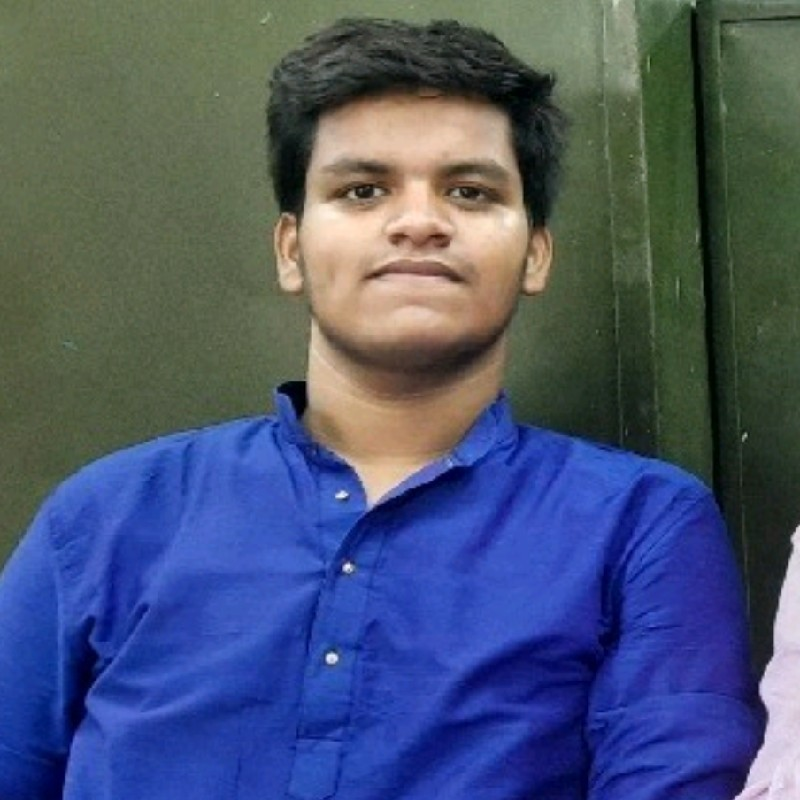
%> input picture Matlab Assignment 4/bikash.jpg, 800 x 800 px
$ octave ass_5.m   (GNU Octave 9; MATLAB toolbox functions it lacks are replaced by stand-ins)
%> lines starting %> are read from the running program, lines starting %| are printed output that depends on the picture
I = imread('bikash.JPG');
%> I is the input picture: size 800x800x3 uint8; mean R, G, B 74.6, 85.7, 112.9
grayscaleimage = rgb2gray(I);
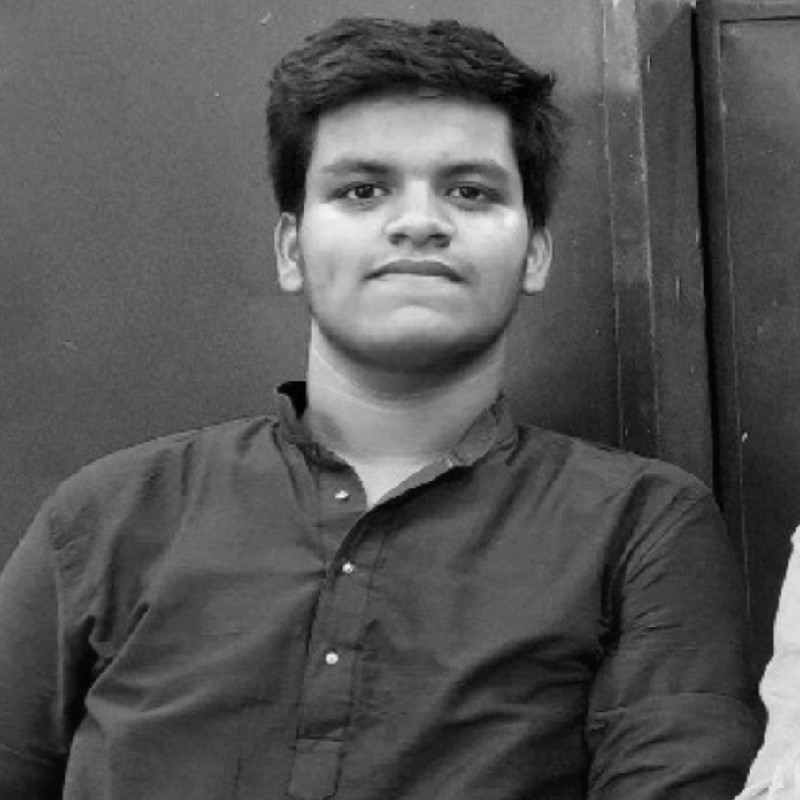
%> grayscaleimage: size 800x800 uint8; min 0, max 244, mean 85.5
subplot(1,2,1);
imshow(grayscaleimage);
title('GRAY SCALE IMAGE');
subplot(1,2,2);
imhist(grayscaleimage);
legend('CORRESPONDING HISTOGRAM');
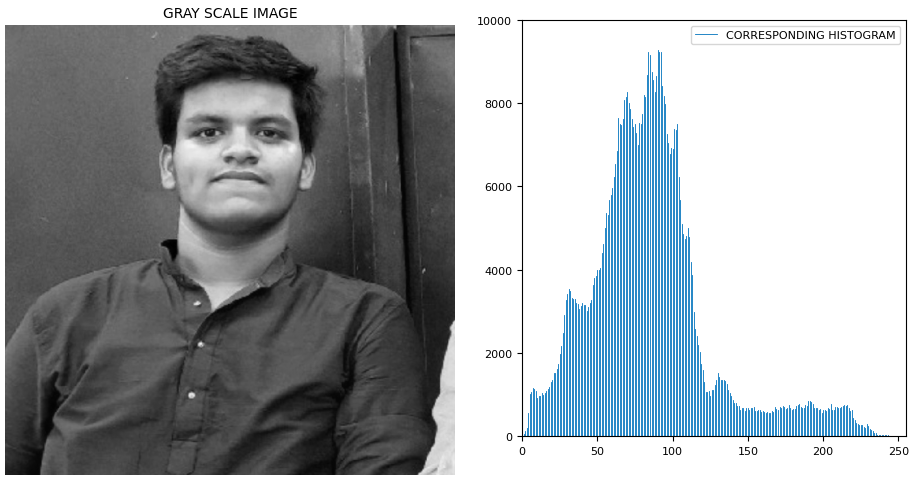
%> figure redrawn from the program's plot data, 2 panels
